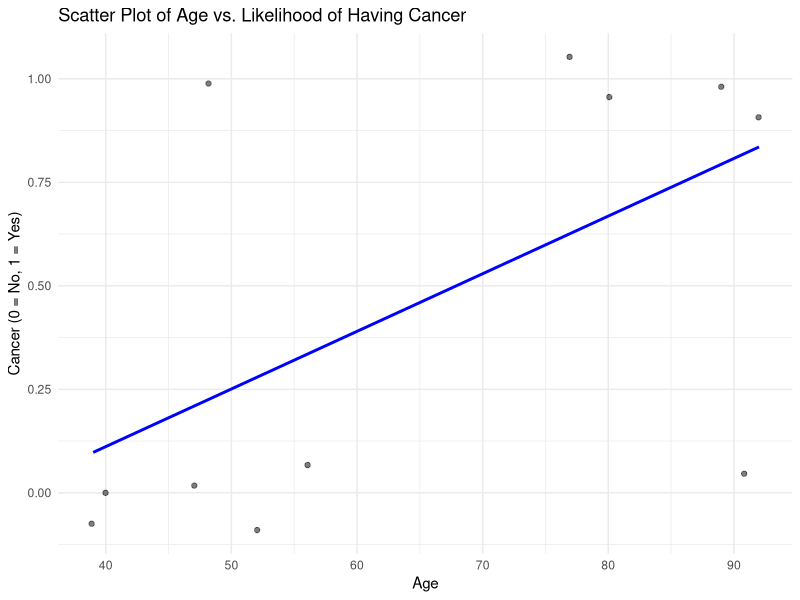

Reproduce this figure in R.
library(dplyr)
library(ggplot2)
library(digest)
library(here)

# Loading the datasets
patient_profile <- read.csv(here("Expanded_Patient_Profile.csv"), stringsAsFactors = FALSE)
healthcare_info <- read.csv(here("Expanded_General_Healthcare_Info.csv"), stringsAsFactors = FALSE)

# Selecting relevant columns
healthcare_selected <- select(healthcare_info, Social_Insurance_Number, Medical_Condition)
patient_selected <- select(patient_profile, Social_Insurance_Number, Age)

# Converting Age to numeric to handle missing values
patient_selected$Age <- as.numeric(patient_selected$Age)

# Remove duplicates and missing values
healthcare_clean <- distinct(healthcare_selected, Social_Insurance_Number, .keep_all = TRUE)
patient_clean <- distinct(patient_selected, Social_Insurance_Number, .keep_all = TRUE)
healthcare_cleaner <- na.omit(healthcare_clean)
patient_cleaner <- na.omit(patient_clean)

# Detecting and removing outlires
Q1 <- quantile(patient_cleaner$Age, 0.25)
Q3 <- quantile(patient_cleaner$Age, 0.75)
IQR <- Q3 - Q1
lower_bound <- Q1 - 1.5 * IQR
upper_bound <- Q3 + 1.5 * IQR
patient_cleaner <- filter(patient_cleaner, Age >= lower_bound & Age <= upper_bound)

# Hashing the Social Insurance Numbers for confidentiality
patient_cleaner$Hashed_SIN <- sapply(patient_cleaner$Social_Insurance_Number, digest)
healthcare_cleaner$Hashed_SIN <- sapply(healthcare_cleaner$Social_Insurance_Number, digest)

# Merging the datasets using the hashed Social Insurance Number as primary key
merged_data <- merge(patient_cleaner %>% select(Hashed_SIN, Age),
                     healthcare_cleaner %>% select(Hashed_SIN, Medical_Condition),
                     by = "Hashed_SIN", all = FALSE)

# Identifying cancer cases
merged_data$cancer <- ifelse(grepl("cancer", tolower(merged_data$Medical_Condition)), 1, 0)

# Calculating correlation between Age and Cancer
correlation <- cor(merged_data$Age, merged_data$cancer)
print(paste("Correlation between Age and Cancer:", correlation))

# Visualization of correlation
ggplot(merged_data, aes(x = Age, y = cancer)) +
  geom_jitter(width = 0.2, height = 0.1, alpha = 0.5) +
  geom_smooth(method = "lm", color = "blue", se = FALSE) +
  labs(title = "Scatter Plot of Age vs. Likelihood of Having Cancer", x = "Age", y = "Cancer (0 = No, 1 = Yes)") +
  theme_minimal()
